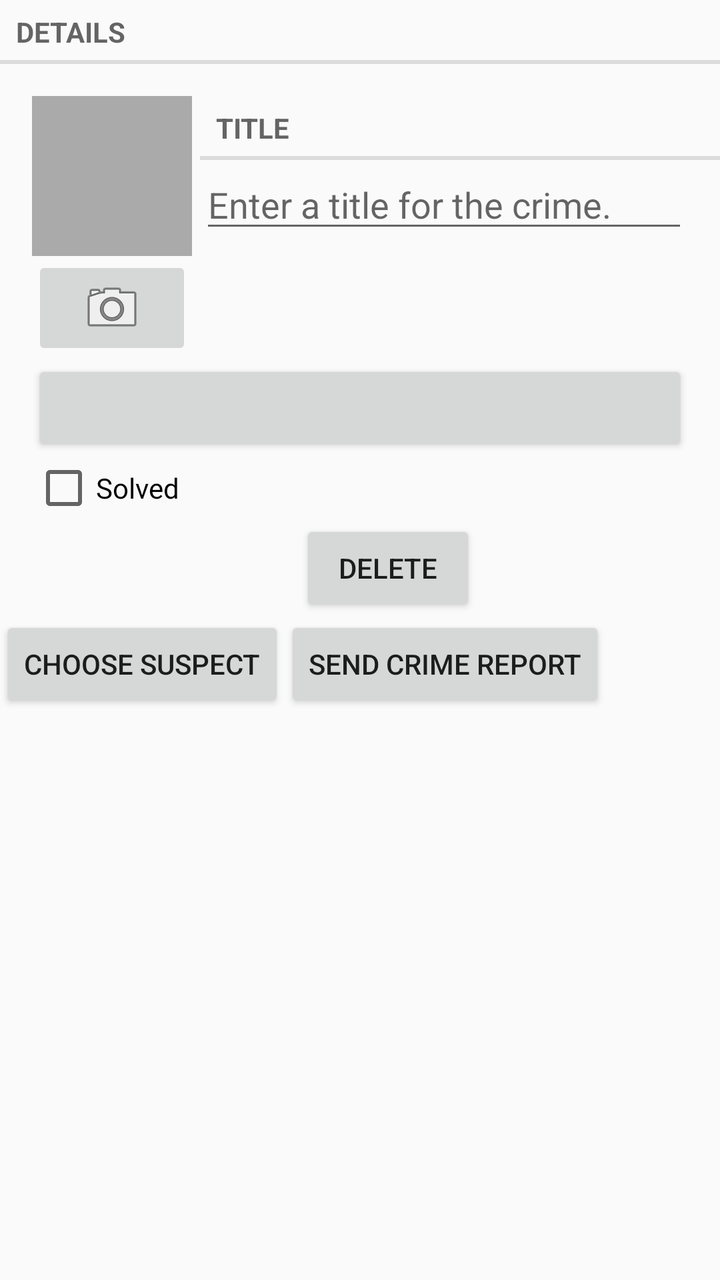
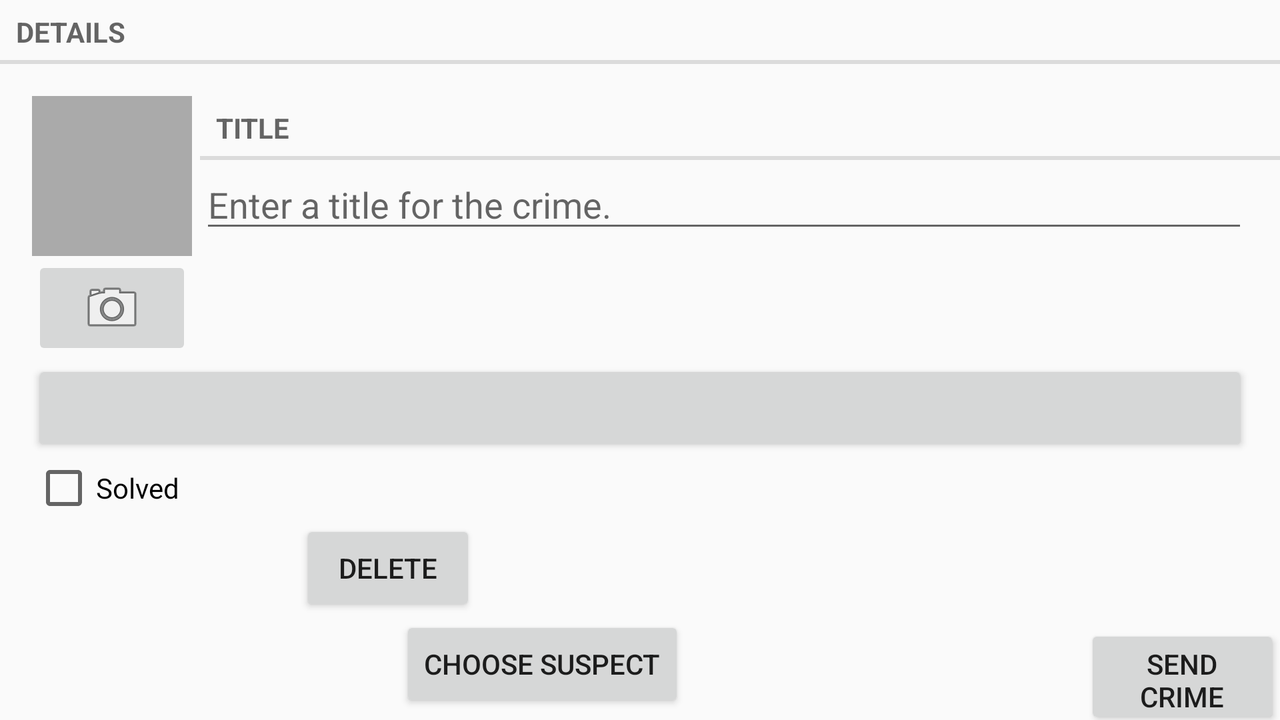

The same Android screen from two of the app's own layout files: first res/layout/ as a phone draws it, then the repository's variant for another configuration, drawn on a device whose configuration selects that folder. Both files follow.
<!-- AndroidManifest.xml: application theme Theme.CriminalIntent -->
<!-- res/layout/fragment_crime.xml -->
<?xml version="1.0" encoding="utf-8"?>
<LinearLayout xmlns:android="http://schemas.android.com/apk/res/android"
android:layout_width="match_parent"
android:layout_height="match_parent"
android:orientation="vertical"
    >











    <TextView
        android:layout_width="match_parent"
        android:layout_height="wrap_content"
        android:text="@string/crime_details_label"
        style="?android:listSeparatorTextViewStyle"
        />
    <include
        layout="@layout/view_camera_and_title"

        />

<Button android:id="@+id/crime_date"
    android:layout_width="match_parent"
    android:layout_height="wrap_content"
    android:layout_marginLeft="16dp"
    android:layout_marginRight="16dp"
    />
<CheckBox android:id="@+id/crime_solved"
    android:layout_width="match_parent"
    android:layout_height="wrap_content"
    android:layout_marginLeft="16dp"
    android:layout_marginRight="16dp"
    android:text="@string/crime_solved_label"
    />

<Button
    android:id="@+id/delete_button"
    android:layout_width="wrap_content"
    android:layout_height="wrap_content"
    android:layout_marginLeft="150dp"
    android:text="Delete"

    />
    <LinearLayout
        android:layout_width="wrap_content"
        android:layout_height="wrap_content">
    <Button
        android:id="@+id/choose_suspect_button"
        android:layout_width="wrap_content"
        android:layout_height="wrap_content"
        android:text="@string/crime_suspect_text"
        />
    <Button
        android:id="@+id/report_button"
        android:layout_width="wrap_content"
        android:layout_height="wrap_content"
        android:text="@string/crime_report_text"/>
    </LinearLayout>
</LinearLayout>
<!-- res/layout/view_camera_and_title.xml (included above) -->
<?xml version="1.0" encoding="utf-8"?>
<LinearLayout xmlns:android="http://schemas.android.com/apk/res/android"
    android:layout_width="match_parent"
    android:layout_height="wrap_content"
    android:layout_marginLeft="16dp"
    android:layout_marginTop="16dp">

    <LinearLayout
        android:layout_width="wrap_content"
        android:layout_height="wrap_content"
        android:layout_marginRight="4dp"
        android:orientation="vertical">
        <ImageView
            android:id="@+id/crime_photo"
            android:layout_width="80dp"
            android:layout_height="80dp"
            android:background="@android:color/darker_gray"
            android:cropToPadding="true"
            android:scaleType="centerInside">
        </ImageView>

        <ImageButton
            android:id="@+id/crime_camera"
            android:layout_width="match_parent"
            android:layout_height="wrap_content"
            android:src="@android:drawable/ic_menu_camera">
        </ImageButton>
    </LinearLayout>

    <LinearLayout
        android:layout_width="wrap_content"
        android:layout_height="wrap_content"
        android:orientation="vertical"
        android:layout_weight="1"
        >
        <TextView
            android:layout_width="match_parent"
            android:layout_height="wrap_content"
            android:text ="@string/crime_title_label"
            style ="?android:listSeparatorTextViewStyle"
            >
        </TextView>
        <EditText
            android:id="@+id/crime_title"
            android:layout_width="match_parent"
            android:layout_height="wrap_content"
            android:layout_marginRight="16dp"
            android:hint="@string/crime_title_hint"
            >
        </EditText>
    </LinearLayout>
</LinearLayout>
<!-- resources referenced by this layout -->
<resources>
  <string name="crime_details_label">Details</string>
  <string name="crime_report_text">Send Crime Report</string>
  <string name="crime_solved_label">Solved</string>
  <string name="crime_suspect_text">Choose Suspect</string>
  <string name="crime_title_hint">Enter a title for the crime.</string>
  <string name="crime_title_label">Title</string>
  <style name="Theme.CriminalIntent" parent="Base.Theme.CriminalIntent" />
  <style name="Base.Theme.CriminalIntent" parent="Theme.AppCompat.Light.DarkActionBar">
          
          
      </style>
</resources>
<!-- res/layout-land/fragment_crime.xml (the repository's variant of the layout above) -->
<!-- drawn on the phone turned sideways -->
<?xml version="1.0" encoding="utf-8"?>
<LinearLayout xmlns:android="http://schemas.android.com/apk/res/android"
    android:layout_width="match_parent"
    android:layout_height="match_parent"
    android:orientation="vertical"
    >    <TextView
    android:layout_width="match_parent"
    android:layout_height="wrap_content"
    android:text="@string/crime_details_label"
    style="?android:listSeparatorTextViewStyle"
    />
    <include
        layout="@layout/view_camera_and_title"

        />
    <Button android:id="@+id/crime_date"
        android:layout_width="match_parent"
        android:layout_height="wrap_content"
        android:layout_marginLeft="16dp"
        android:layout_marginRight="16dp"
        />
    <CheckBox android:id="@+id/crime_solved"
        android:layout_width="match_parent"
        android:layout_height="wrap_content"
        android:layout_marginLeft="16dp"
        android:layout_marginRight="16dp"
        android:text="@string/crime_solved_label"
        />

    <Button
        android:id="@+id/delete_button"
        android:layout_width="wrap_content"
        android:layout_height="wrap_content"
        android:layout_marginLeft="150dp"
        android:text="Delete"

        />
    <LinearLayout
        android:layout_width="wrap_content"
        android:layout_height="wrap_content"
        android:layout_marginLeft="200dp">
        <Button
            android:id="@+id/choose_suspect_button"
            android:layout_width="wrap_content"
            android:layout_height="wrap_content"
            android:text="@string/crime_suspect_text"
            android:layout_marginRight="200dp"
            />
        <Button
            android:id="@+id/report_button"
            android:layout_width="wrap_content"
            android:layout_height="wrap_content"
            android:text="@string/crime_report_text"/>
    </LinearLayout>
    <TextView
        android:layout_width="wrap_content"
        android:layout_height="wrap_content"
        android:text="this is landscape view"/>

</LinearLayout>
